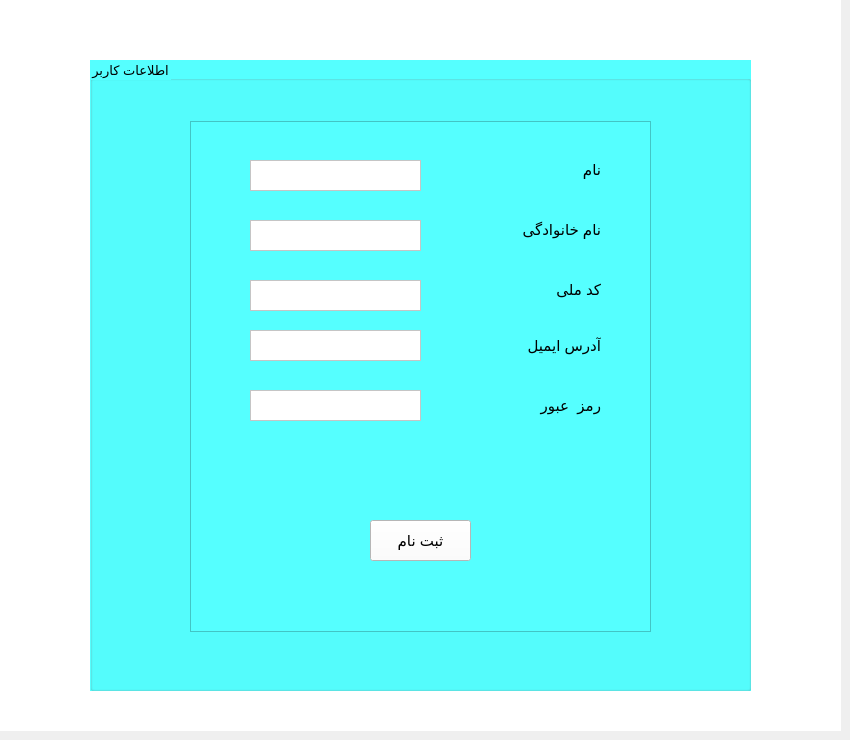
    <widget class="QWidget" name="nextpage">
     <widget class="QWidget" name="widget_2" native="true">
      <property name="geometry">
       <rect>
        <x>0</x>
        <y>0</y>
        <width>841</width>
        <height>731</height>
       </rect>
      </property>
      <property name="styleSheet">
       <string notr="true">background-color: rgb(85, 255, 255);
background-color: rgb(255, 255, 255);</string>
      </property>
      <widget class="QGroupBox" name="groupBox">
       <property name="geometry">
        <rect>
         <x>90</x>
         <y>60</y>
         <width>661</width>
         <height>631</height>
        </rect>
       </property>
       <property name="font">
        <font>
         <pointsize>10</pointsize>
        </font>
       </property>
       <property name="styleSheet">
        <string notr="true">background-color: rgb(85, 255, 255);</string>
       </property>
       <property name="title">
        <string>اطلاعات کاربر</string>
       </property>
       <widget class="QLabel" name="label_2">
        <property name="geometry">
         <rect>
          <x>410</x>
          <y>160</y>
          <width>101</width>
          <height>20</height>
         </rect>
        </property>
        <property name="font">
         <font>
          <pointsize>11</pointsize>
         </font>
        </property>
        <property name="text">
         <string>نام خانوادگی</string>
        </property>
       </widget>
       <widget class="QLabel" name="label">
        <property name="geometry">
         <rect>
          <x>430</x>
          <y>100</y>
          <width>81</width>
          <height>20</height>
         </rect>
        </property>
        <property name="font">
         <font>
          <pointsize>11</pointsize>
         </font>
        </property>
        <property name="text">
         <string>نام</string>
        </property>
       </widget>
       <widget class="QLabel" name="label_3">
        <property name="geometry">
         <rect>
          <x>430</x>
          <y>220</y>
          <width>81</width>
          <height>20</height>
         </rect>
        </property>
        <property name="font">
         <font>
          <pointsize>11</pointsize>
         </font>
        </property>
        <property name="text">
         <string>کد ملی</string>
        </property>
       </widget>
       <widget class="QLabel" name="label_4">
        <property name="geometry">
         <rect>
          <x>420</x>
          <y>270</y>
          <width>91</width>
          <height>31</height>
         </rect>
        </property>
        <property name="font">
         <font>
          <pointsize>11</pointsize>
         </font>
        </property>
        <property name="text">
         <string>آدرس ایمیل</string>
        </property>
       </widget>
       <widget class="QLabel" name="label_5">
        <property name="geometry">
         <rect>
          <x>440</x>
          <y>330</y>
          <width>71</width>
          <height>31</height>
         </rect>
        </property>
        <property name="font">
         <font>
          <pointsize>11</pointsize>
         </font>
        </property>
        <property name="text">
         <string>رمز  عبور</string>
        </property>
       </widget>
       <widget class="QPushButton" name="sabtenam_btn2">
        <property name="geometry">
         <rect>
          <x>280</x>
          <y>460</y>
          <width>101</width>
          <height>41</height>
         </rect>
        </property>
        <property name="font">
         <font>
          <pointsize>11</pointsize>
         </font>
        </property>
        <property name="styleSheet">
         <string notr="true">background-color: rgb(255, 255, 255);</string>
        </property>
        <property name="text">
         <string>ثبت نام</string>
        </property>
       </widget>
       <widget class="QGraphicsView" name="graphicsView_21">
        <property name="geometry">
         <rect>
          <x>100</x>
          <y>61</y>
          <width>461</width>
          <height>511</height>
         </rect>
        </property>
       </widget>
       <widget class="QTextEdit" name="name_in2">
        <property name="geometry">
         <rect>
          <x>160</x>
          <y>100</y>
          <width>171</width>
          <height>31</height>
         </rect>
        </property>
        <property name="styleSheet">
         <string notr="true">background-color: rgb(255, 255, 255);</string>
        </property>
       </widget>
       <widget class="QTextEdit" name="family_in2">
        <property name="geometry">
         <rect>
          <x>160</x>
          <y>160</y>
          <width>171</width>
          <height>31</height>
         </rect>
        </property>
        <property name="styleSheet">
         <string notr="true">background-color: rgb(255, 255, 255);</string>
        </property>
       </widget>
       <widget class="QTextEdit" name="ssn_in2">
        <property name="geometry">
         <rect>
          <x>160</x>
          <y>220</y>
          <width>171</width>
          <height>31</height>
         </rect>
        </property>
        <property name="styleSheet">
         <string notr="true">background-color: rgb(255, 255, 255);</string>
        </property>
       </widget>
       <widget class="QTextEdit" name="email_in2">
        <property name="geometry">
         <rect>
          <x>160</x>
          <y>270</y>
          <width>171</width>
          <height>31</height>
         </rect>
        </property>
        <property name="styleSheet">
         <string notr="true">background-color: rgb(255, 255, 255);</string>
        </property>
       </widget>
       <widget class="QTextEdit" name="password_in2">
        <property name="geometry">
         <rect>
          <x>160</x>
          <y>330</y>
          <width>171</width>
          <height>31</height>
         </rect>
        </property>
        <property name="styleSheet">
         <string notr="true">background-color: rgb(255, 255, 255);</string>
        </property>
       </widget>
       <zorder>graphicsView_21</zorder>
       <zorder>label_2</zorder>
       <zorder>label</zorder>
       <zorder>label_3</zorder>
       <zorder>label_4</zorder>
       <zorder>label_5</zorder>
       <zorder>sabtenam_btn2</zorder>
       <zorder>name_in2</zorder>
       <zorder>family_in2</zorder>
       <zorder>ssn_in2</zorder>
       <zorder>email_in2</zorder>
       <zorder>password_in2</zorder>
      </widget>
     </widget>
    </widget>
